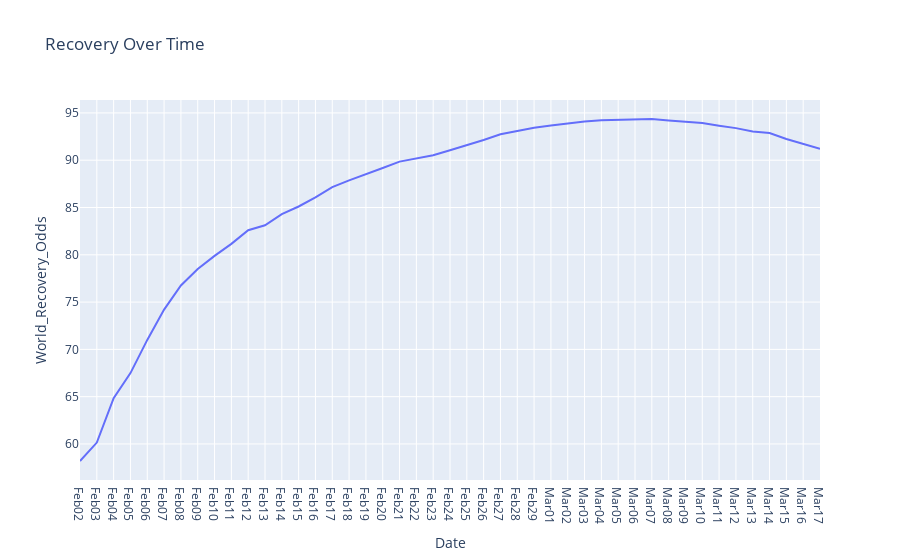

Notebook code cell kept with this figure:
### Code cell
fig = px.line(df_rec_dead, x="Date", y="World_Recovery_Odds",title='Recovery Over Time')

fig.show()

### Figure 1 — Plotly figure (JSON) as saved in the notebook; plotly's stock layout.template omitted (floating-point values rounded to 4 significant figures)
{"data": [{"hoverlabel": {"namelength": 0}, "hovertemplate": "Date=%{x}<br>World_Recovery_Odds=%{y}", "legendgroup": "", "line": {"color": "#636efa", "dash": "solid"}, "mode": "lines", "name": "", "showlegend": false, "type": "scatter", "x": ["Feb02", "Feb03", "Feb04", "Feb05", "Feb06", "Feb07", "Feb08", "Feb09", "Feb10", "Feb11", "Feb12", "Feb13", "Feb14", "Feb15", "Feb16", "Feb17", "Feb18", "Feb19", "Feb20", "Feb21", "Feb22", "Feb23", "Feb24", "Feb25", "Feb26", "Feb27", "Feb28", "Feb29", "Mar01", "Mar02", "Mar03", "Mar04", "Mar05", "Mar06", "Mar07", "Mar08", "Mar09", "Mar10", "Mar11", "Mar12", "Mar13", "Mar14", "Mar15", "Mar16", "Mar17"], "xaxis": "x", "y": [58.2, 60.15, 64.83, 67.49, 71, 74.21, 76.75, 78.5, 79.89, 81.16, 82.6, 83.12, 84.3, 85.11, 86.08, 87.16, 87.87, 88.5, 89.18, 89.85, 90.2, 90.52, 91.05, 91.58, 92.14, 92.74, 93.1, 93.43, 93.67, 93.92, 94.09, 94.22, 94.26, 94.28, 94.36, 94.21, 94.09, 93.94, 93.65, 93.39, 93.04, 92.87, 92.24, 91.75, 91.19], "yaxis": "y"}], "layout": {"legend": {"tracegroupgap": 0}, "title": {"text": "Recovery Over Time"}, "xaxis": {"anchor": "y", "domain": [0, 1], "title": {"text": "Date"}}, "yaxis": {"anchor": "x", "domain": [0, 1], "title": {"text": "World_Recovery_Odds"}}}}
